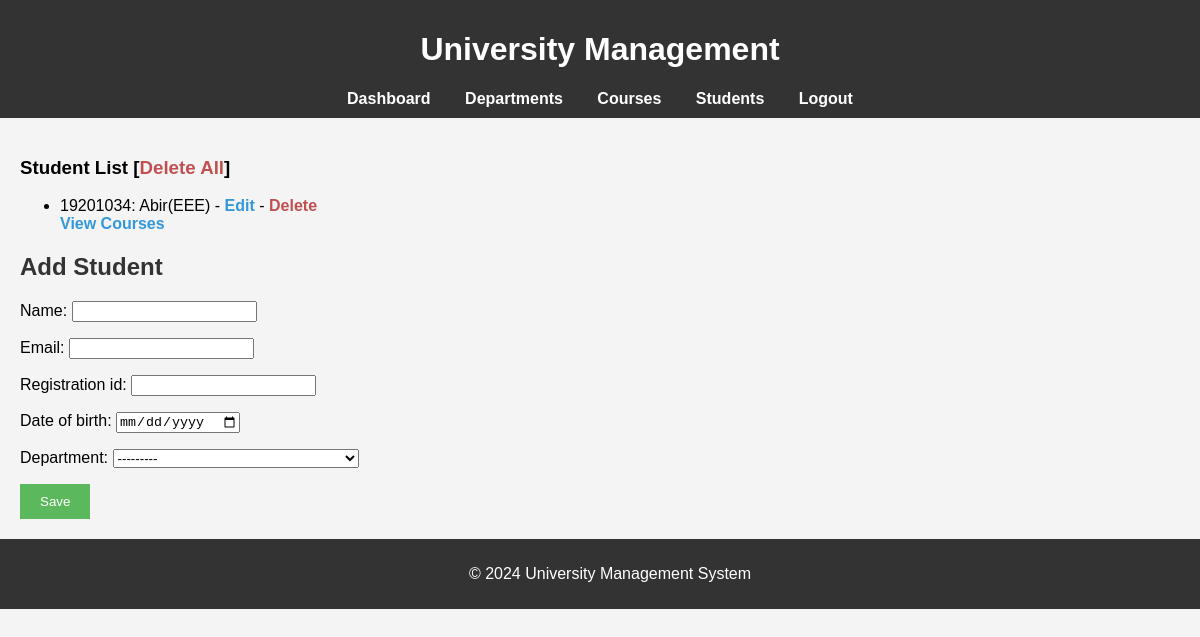
Page /students/ (signed in) on the earlier database version.
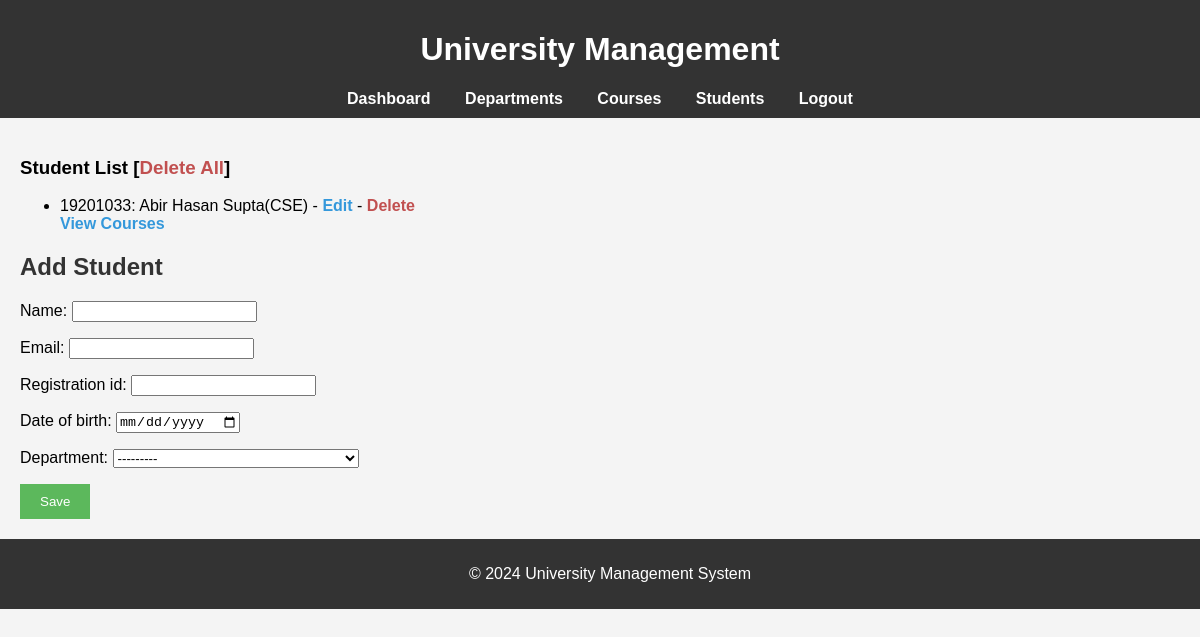
Same page on the later database version.
### people/models.py (models this page shows, shortened)
class Students(models.Model):
    name = models.CharField(max_length=50)
    email = models.EmailField(unique=True)
    registration_id = models.CharField(max_length=8, unique=True, validators=[registration_validator])
    date_of_birth = models.DateTimeField()
    department = models.ForeignKey(Departments, on_delete=models.CASCADE)
    course = models.ManyToManyField(Courses, blank=True)
    password = models.CharField(max_length=500, default="1234")
    class Meta:
        ordering = ["department", "registration_id"]

### university/models.py (models this page shows)
class Departments(models.Model):
    name = models.CharField(max_length=50)
    code = models.CharField(max_length=5)
    def __str__(self):
        return self.name
    class Meta:
        ordering = ["name"]

### people/views.py (the view, shortened to what this page needs)
# urls.py: path("students/", views.add_student, name="add_student"),
@login_required(login_url="login")
def add_student(request):
    form = StudentForm()
    return render(request, "people/students.html", {"form": form})

### people/forms.py (shortened to what this page needs)
class StudentForm(forms.ModelForm):
    class Meta:
        model = Students
        exclude = ["course", "password"]
        widgets = {
            "date_of_birth" : forms.DateInput(attrs={
                "type" : "date"
            }),
            "registration_id" : forms.TextInput(attrs={
                "maxlength": 8,
            })
        }

### people/context_processor.py (called while the page is built)
def people_processor(request):
    students = Students.objects.all()
    teachers = Teachers.objects.all()
    return {
        "students" : students,
        "teachers" : teachers
    }

### university/context_processor.py (called while the page is built)
def university_processor(request):
    departments = Departments.objects.all()
    courses = Courses.objects.all()
    return {
        "departments" : departments,
        "courses" : courses,
    }

### people/templates/people/students.html (shortened to what this page needs)
{% extends 'base.html' %}
{% block content %}
    <h3>Student List <span>[<a id="delete" href="{% url 'delete_all_students' %}">Delete All</a>]</span></h3>
    <ul>
        {% for student in students %}
            <li>{{ student.registration_id }}: {{ student.name }}({{ student.department.code }}) - <a href="{% url 'edit_student' student.id %}">Edit</a> - <a href="{% url 'delete_student' student.id %}" id="delete">Delete</a>
            <br>
            <a href="{% url 'add_course' student.id %}">View Courses</a></li>
        {% endfor %}
    </ul>
<h2>Add Student</h2>
<form method="POST">
    {{ form.as_p }}
    <button type="submit">Save</button>
</form>
{% endblock %}

Differences in the rows shown:
removed Students: registration_id "19201034", name "Abir", department.code "EEE"
added Students: registration_id "19201033", name "Abir Hasan Supta", department.code "CSE"
